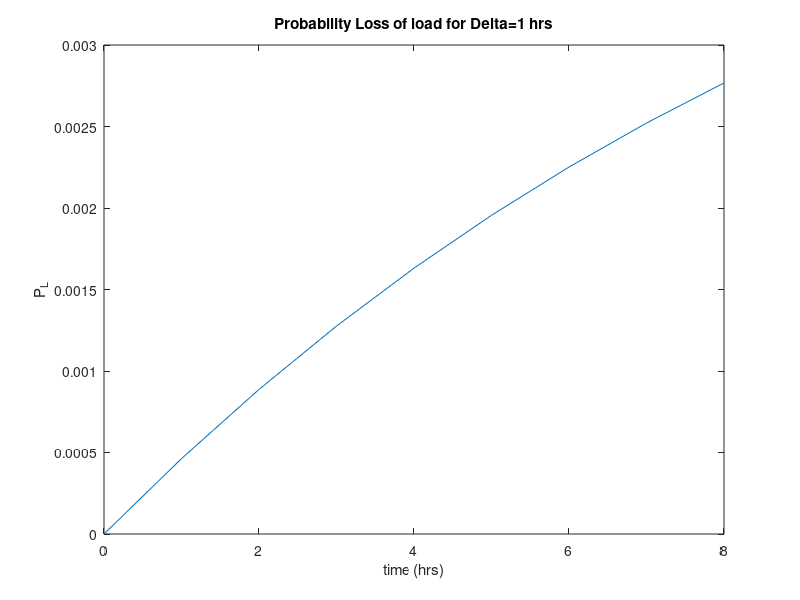

The MATLAB script that drew this image:
%  Transition rate matrices
% format long;
R1 = [-33.65,15,15, 3.65,0, 0, 0, 0;...
     1095,-1113.65, 0, 0, 15, 3.65, 0, 0;...
     1095,0,-1113.65,0,15,0,3.65,0;...
     730,0,0,-760,0,15,15,0;...
     0,1095,1095,0,-2193.65,0,0,3.65;...
     0,730,0,1095,0,-1840,0,15;...
     0,0,730,1095,0,0,-1840,15;...
     0,0,0,0,730,1095,1095,-2920];

R2 = [-123.65,60,60, 3.65,0, 0, 0, 0;...
     1095,-1158.65, 0, 0, 60, 3.65, 0, 0;...
     1095,0,-1158.65,0,60,0,3.65,0;...
     730,0,0,-850,0,60,60,0;...
     0,1095,1095,0,-2193.65,0,0,3.65;...
     0,730,0,1095,0,-1885,0,60;...
     0,0,730,1095,0,0,-1885,60;...
     0,0,0,0,730,1095,1095,-2920];
 
 Rs=[-43.8,43.8;2190,-2190];
 Is=eye(2);
 R3=[-47.851,43.8,4.051,0;2190,-2199.582,0,9.582;...
     774.711,0,-818.511,43.8;0,1234.792,2190,-3424.792];
 I3=eye(4);
Iden = eye(8);
unk=[1;1;1;1;1;1;1;1];
p0=[1 0 0 0 0 0 0 0];
ps0=[1 0];
p3_0=[1 0 0 0];
 Qe=[-47.85,2190,774.711,0;43.8,-2199.582,0,1234.792;...
     4.05,0,-818.511,2190;1,1,1,1];
p=Qe\[0;0;0;1];
% step size in hours
delta= 1;

% sample time in hours
t_sample= 1;
% no .of steps in a sample
nsamples = t_sample/delta;
% total time in hours
t_final =8;
% total samples
nframes =t_final/t_sample;

%Matrix multiplication
R1e= Iden + ((R1*delta)/8760);
R2e= Iden + ((R2*delta)/8760);
Rse= Is + ((Rs*delta)/8760);
R3e= I3 + ((R3*delta)/8760);
% Steady State Probability and Transition Rates for loads in Normal Weather
R1_inf= R1e^nsamples;
p1_inf=p0*R1_inf;

% Steady State Probability and Transition Rates for loads in Rough Weather
R2_inf= R2e^nsamples;
p2_inf=p0*R2_inf;

% Steady State Probability and Transition Rates for weather
Rs_inf= Rse^nsamples;
ps_inf=ps0*Rs_inf;

% Memory Initialization
x= zeros(nframes+1,1);
x(1,:) = p3_0(1,3)+p3_0(1,4);

for n=1:nframes
    R3_t= R3e^(nsamples*n);
    p3_t= p3_0*R3_t;
    x(n+1,:)= p3_t(1,3)+p3_t(1,4);
end
R3_inf=R3e^nsamples;
t=0:t_sample:t_final;
plot(t,x(:,1),'-');
title('Probability Loss of load for Delta=1 hrs');
ylabel('P_L');
xlabel('time (hrs)');